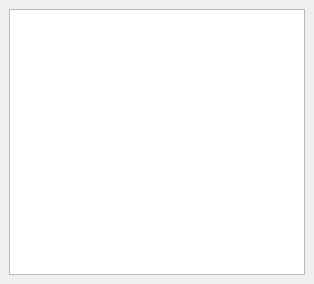
<?xml version="1.0" encoding="UTF-8"?>
<ui version="4.0">
 <class>CyberEngagementBrowserDockWidget</class>
 <widget class="QDockWidget" name="CyberEngagementBrowserDockWidget">
  <property name="geometry">
   <rect>
    <x>0</x>
    <y>0</y>
    <width>314</width>
    <height>284</height>
   </rect>
  </property>
  <property name="sizePolicy">
   <sizepolicy hsizetype="Preferred" vsizetype="Preferred">
    <horstretch>0</horstretch>
    <verstretch>0</verstretch>
   </sizepolicy>
  </property>
  <property name="minimumSize">
   <size>
    <width>256</width>
    <height>284</height>
   </size>
  </property>
  <property name="allowedAreas">
   <set>Qt::LeftDockWidgetArea|Qt::RightDockWidgetArea</set>
  </property>
  <property name="windowTitle">
   <string>Cyber Engagement</string>
  </property>
  <widget class="QWidget" name="dockWidgetContents">
   <property name="sizePolicy">
    <sizepolicy hsizetype="Expanding" vsizetype="Expanding">
     <horstretch>100</horstretch>
     <verstretch>0</verstretch>
    </sizepolicy>
   </property>
   <layout class="QVBoxLayout" name="verticalLayout">
    <item>
     <widget class="QTreeWidget" name="mEngagementTable">
      <property name="sizePolicy">
       <sizepolicy hsizetype="Preferred" vsizetype="Preferred">
        <horstretch>0</horstretch>
        <verstretch>0</verstretch>
       </sizepolicy>
      </property>
      <property name="showDropIndicator" stdset="0">
       <bool>false</bool>
      </property>
      <property name="selectionMode">
       <enum>QAbstractItemView::MultiSelection</enum>
      </property>
      <property name="rootIsDecorated">
       <bool>false</bool>
      </property>
      <property name="sortingEnabled">
       <bool>true</bool>
      </property>
      <property name="columnCount">
       <number>0</number>
      </property>
      <attribute name="headerShowSortIndicator" stdset="0">
       <bool>true</bool>
      </attribute>
     </widget>
    </item>
   </layout>
  </widget>
 </widget>
 <resources/>
 <connections/>
</ui>
